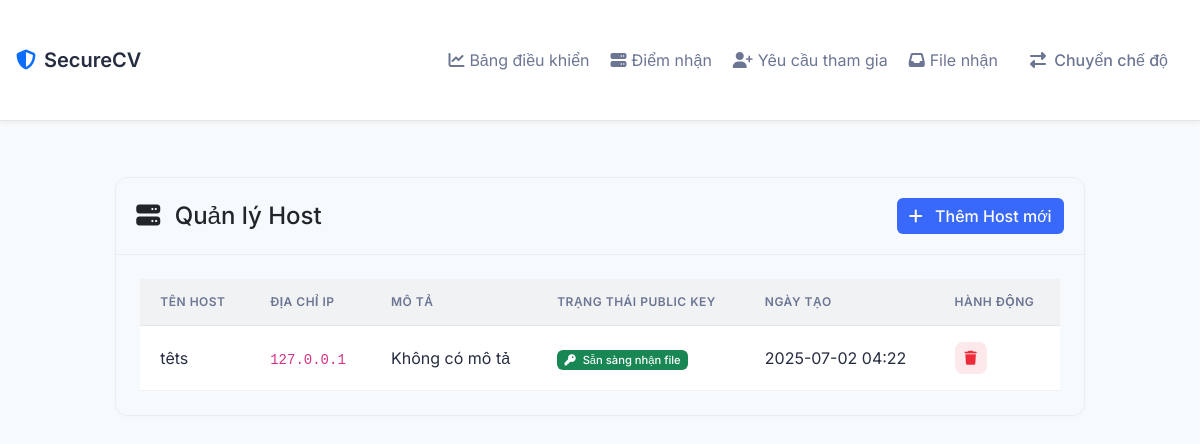
The page /receiver_hosts on the database as committed earlier.
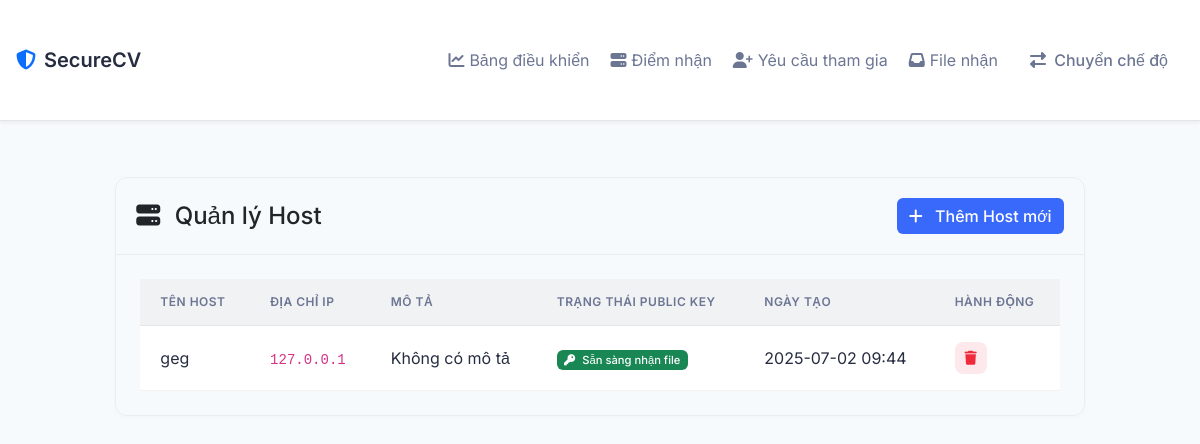
The same page on the database as committed later.
### models.py (models this page shows, shortened)
class Host(db.Model):
    id = db.Column(db.Integer, primary_key=True)
    name = db.Column(db.String(100), nullable=False)
    ip_address = db.Column(db.String(45), nullable=False)
    description = db.Column(db.Text)
    has_keys = db.Column(db.Boolean, default=False, nullable=False)
    public_key = db.Column(db.Text, nullable=True)
    created_at = db.Column(db.DateTime, default=datetime.utcnow)
    created_by = db.Column(db.String(45))
    __table_args__ = (
        db.UniqueConstraint('name', 'ip_address', name='uix_host_name_ip'),
    )

### routes.py (the view)
@app.route('/receiver_hosts')
def receiver_hosts():
    client_ip = get_client_ip()
    hosts = Host.query.filter_by(ip_address=client_ip).all()
    return render_template('hosts.html', hosts=hosts, client_ip=client_ip)

### routes.py (called while the page is built)
def get_client_ip():
    ip = None
    if request.headers.get('X-Forwarded-For'):
        ip = request.headers.get('X-Forwarded-For').split(',')[0].strip()
    elif request.headers.get('X-Real-IP'):
        ip = request.headers.get('X-Real-IP')
    else:
        ip = request.remote_addr
    try:
        return ipaddress.ip_address(ip).exploded
    except ValueError:
        return None

### templates/hosts.html (shortened to what this page needs)
{% extends "base.html" %}
{% block content %}
<div class="row justify-content-center">
    <div class="col-lg-10">
        <div class="card mb-4">
            <div class="card-header d-flex justify-content-between align-items-center">
                <h4 class="mb-0">
                    <i class="fas fa-server me-2"></i>
                    Quản lý Host
                </h4>
                <button type="button" class="btn btn-primary" data-bs-toggle="modal" data-bs-target="#addHostModal">
                    <i class="fas fa-plus me-2"></i>
                    Thêm Host mới
                </button>
            </div>
            <div class="card-body">
                {% if hosts %}
                <div class="table-responsive">
                    <table class="table table-hover">
                        <thead>
                            <tr>
                                <th>Tên Host</th>
                                <th>Địa chỉ IP</th>
                                <th>Mô tả</th>
                                <th>Trạng thái Public Key</th>
                                <th>Ngày tạo</th>
                                <th>Hành động</th>
                            </tr>
                        </thead>
                        <tbody>
                            {% for host in hosts %}
                            <tr>
                                <td>{{ host.name }}</td>
                                <td><code>{{ host.ip_address }}</code></td>
                                <td>{{ host.description or 'Không có mô tả' }}</td>
                                <td>
                                    <span class="badge bg-success" data-bs-toggle="tooltip" title="Host này có thể nhận file được mã hóa">
                                        <i class="fas fa-key me-1"></i>
                                        Sẵn sàng nhận file
                                    </span>
                                </td>
                                <td>{{ host.created_at.strftime('%Y-%m-%d %H:%M') }}</td>
                                <td>
                                    <form action="{{ url_for('delete_host', host_id=host.id) }}" method="POST" class="d-inline">
                                        <button type="submit" class="btn btn-sm btn-danger" onclick="return confirm('Bạn có chắc muốn xóa host này?')">
                                            <i class="fas fa-trash"></i>
                                        </button>
                                    </form>
                                </td>
                            </tr>
                            {% endfor %}
                        </tbody>
                    </table>
                </div>
                {% else %}
                <div class="alert alert-info">
                    <i class="fas fa-info-circle me-2"></i>
                    Chưa có host nào được thêm. Nhấn "Thêm Host mới" để tạo mới.
                </div>
                {% endif %}
            </div>
        </div>
    </div>
</div>
{% endblock %}

### templates/base.html (shortened to what this page needs)
<!DOCTYPE html>
<html lang="vi" data-bs-theme="light">
<head>
    <link href="https://cdn.jsdelivr.net/npm/bootstrap@5.3.0/dist/css/bootstrap.min.css" rel="stylesheet">
    <link rel="stylesheet" href="https://cdnjs.cloudflare.com/ajax/libs/font-awesome/6.4.0/css/all.min.css">
    <link rel="stylesheet" href="{{ url_for('static', filename='css/style.css') }}">
</head>
<body class="fade-in">
    <nav class="navbar navbar-expand-lg navbar-dark">
        <div class="container">
            <a class="navbar-brand d-flex align-items-center" href="{{ url_for('index') }}">
                <i class="fas fa-shield-alt me-2 text-primary"></i>
                <span>SecureCV</span>
            </a>
            <div class="collapse navbar-collapse" id="navbarContent">
                <ul class="navbar-nav ms-auto">
                    {% if request.endpoint and 'receiver' in request.endpoint %}
                    <li class="nav-item">
                        <a class="nav-link d-flex align-items-center" href="{{ url_for('receiver_dashboard') }}">
                            <span class="nav-icon">
                                <i class="fas fa-chart-line"></i>
                            </span>
                            <span>Bảng điều khiển</span>
                        </a>
                    </li>
                    <li class="nav-item">
                        <a class="nav-link d-flex align-items-center" href="{{ url_for('receiver_hosts') }}">
                            <span class="nav-icon">
                                <i class="fas fa-server"></i>
                            </span>
                            <span>Điểm nhận</span>
                        </a>
                    </li>
                    <li class="nav-item">
                        <a class="nav-link d-flex align-items-center" href="{{ url_for('receiver_host_approval') }}">
                            <span class="nav-icon">
                                <i class="fas fa-user-plus"></i>
                            </span>
                            <span>Yêu cầu tham gia</span>
                        </a>
                    </li>
                    <li class="nav-item">
                        <a class="nav-link d-flex align-items-center" href="{{ url_for('receiver_files') }}">
                            <span class="nav-icon">
                                <i class="fas fa-inbox"></i>
                            </span>
                            <span>File nhận</span>
                        </a>
                    </li>
                    {% endif %}
                    <li class="nav-item ms-2">
                        <a class="nav-link btn btn-outline-primary btn-sm px-3 switch-mode" href="{{ url_for('index') }}">
                            <i class="fas fa-exchange-alt me-1"></i>
                            Chuyển chế độ
                        </a>
                    </li>
                </ul>
            </div>
        </div>
    </nav>
    <main class="container my-4">
        {% block content %}{% endblock %}
    </main>
</body>
</html>

### static/css/style.css (style rules this page uses)
:root { --primary-color: 210 100% 50%; --secondary-color: 220 13% 18%; --accent-color: 190 100% 50%; --success-color: 142 76% 36%; --warning-color: 45 100% 51%; --danger-color: 354 70% 54%; --info-color: 190 90% 50%; --background-color: 220 13% 13%; --surface-color: 220 13% 18%; --text-primary: 220 13% 91%; --text-secondary: 220 13% 71%; }
body { font-family: 'Segoe UI', Tahoma, Geneva, Verdana, sans-serif; background-color: var(--primary-color); color: var(--bs-dark); }
.card { box-shadow: 0 0.125rem 0.25rem rgba(0, 0, 0, 0.1); border: 1px solid var(--bs-border-color); border-radius: 0.5rem; overflow: hidden; }
.card-header { background-color: var(--secondary-color); border-bottom: 1px solid var(--bs-border-color); padding: 1rem; font-weight: bold; }
.card-body { padding: 1.5rem; }
.btn-primary { background-color: var(--accent-color); border-color: var(--accent-color); transition: background-color 0.3s ease; }
.table th { border-top: none; font-weight: 600; color: var(--bs-secondary-color); }
.badge { font-size: 0.7rem; font-weight: 500; }
.btn { font-weight: 500; transition: all 0.2s ease; }
.navbar-brand { font-weight: 600; }
:root { --primary-color: 225 95% 60%; --secondary-color: 220 15% 95%; --accent-color: 190 95% 45%; --success-color: 150 85% 40%; --warning-color: 45 95% 50%; --danger-color: 355 85% 55%; --info-color: 195 95% 50%; --background-color: 210 50% 98%; --surface-color: 0 0% 100%; --text-primary: 225 25% 20%; --text-secondary: 225 15% 50%; --card-border-radius: 12px; --button-border-radius: 8px; --input-border-radius: 6px; --shadow-sm: 0 2px 4px rgba(0,0,0,0.05); --shadow-md: 0 4px 6px rgba(0,0,0,0.07); --shadow-lg: 0 10px 15px rgba(0,0,0,0.1); --transition-base: all 0.3s ease; --header-height: 64px; }
body { background-color: hsla(var(--background-color) / 1); color: hsla(var(--text-primary) / 1); font-family: 'Inter', sans-serif; }
body { background-color: hsl(var(--background-color)); min-height: 100vh; }
.container { max-width: 1200px; padding: 2rem 1rem; }
.card { background: var(--surface-color); border-radius: var(--card-border-radius); border: 1px solid rgba(0,0,0,0.05); box-shadow: 0 2px 4px rgba(0,0,0,0.02); }
.card-header { background: transparent; border-bottom: 1px solid rgba(0,0,0,0.05); padding: 1.25rem; }
.table { --bs-table-hover-bg: rgba(0, 0, 0, 0.02); margin: 0; border-collapse: separate; border-spacing: 0; width: 100%; }
.table thead th { padding: 0.875rem 1.25rem; font-size: 0.75rem; font-weight: 600; text-transform: uppercase; letter-spacing: 0.5px; color: hsl(var(--text-secondary)); background-color: hsl(var(--secondary-color)); border-bottom: 1px solid rgba(0, 0, 0, 0.05); white-space: nowrap; }
.table tbody td { padding: 1rem 1.25rem; vertical-align: middle; border-bottom: 1px solid rgba(0, 0, 0, 0.05); color: hsl(var(--text-primary)); transition: background-color 0.15s ease-in-out; }
.table .btn { width: 32px; height: 32px; padding: 0; display: inline-flex; align-items: center; justify-content: center; font-size: 0.875rem; border-radius: 8px; transition: all 0.2s ease-in-out; }
.table .btn-danger { background: hsla(var(--danger-color) / 0.1); color: hsl(var(--danger-color)); border: none; }
.navbar { background-color: rgba(255,255,255,0.95); backdrop-filter: blur(10px); border-bottom: 1px solid rgba(0,0,0,0.1); box-shadow: var(--shadow-sm); }
.navbar-brand { color: hsla(var(--text-primary) / 1); font-weight: 600; }
.nav-link { color: hsla(var(--text-secondary) / 1); }
.switch-mode { color: hsla(var(--text-secondary) / 1) !important; }
#navbarContent > ul > li > a > span { margin-left: 5px; }
.btn-primary { background-color: hsla(var(--primary-color) / 1); border: none; color: #fff; }
.table > :not(caption) > * > * { padding: 1rem 0.75rem; }
.table tbody tr { transition: all 0.2s ease-in-out; }

Rows that differ between the two databases and show on the page:
removed Host: name "têts", ip_address "127.0.0.1", description "Không có mô tả", created_at "2025-07-02 04:22"
added Host: name "geg", ip_address "127.0.0.1", description "Không có mô tả", created_at "2025-07-02 09:44"
